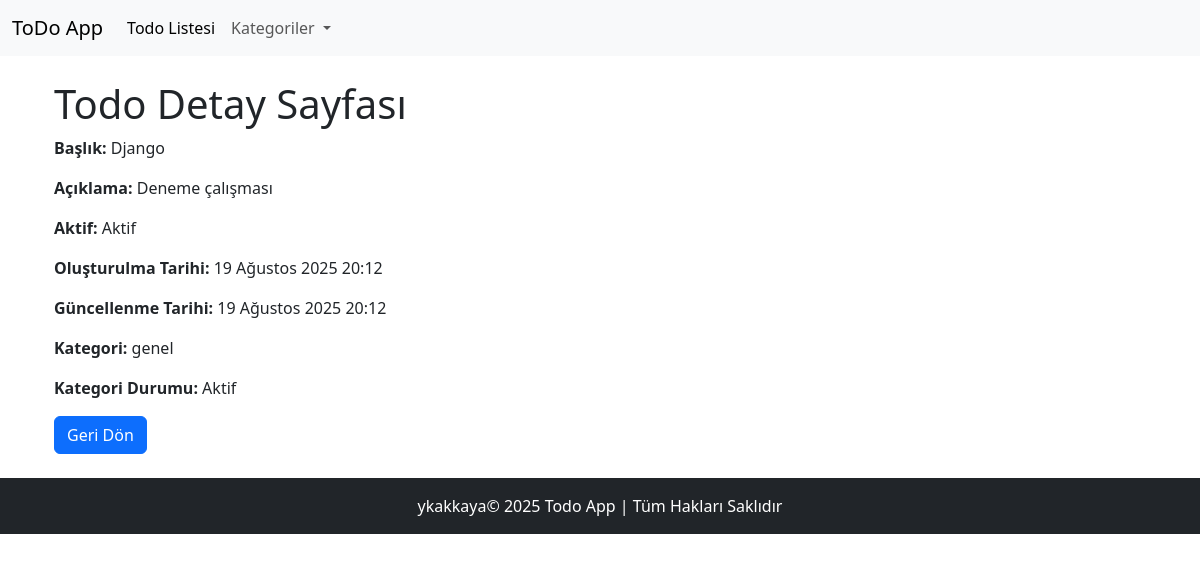
/todo/1/, run on an earlier commit of the app's database.
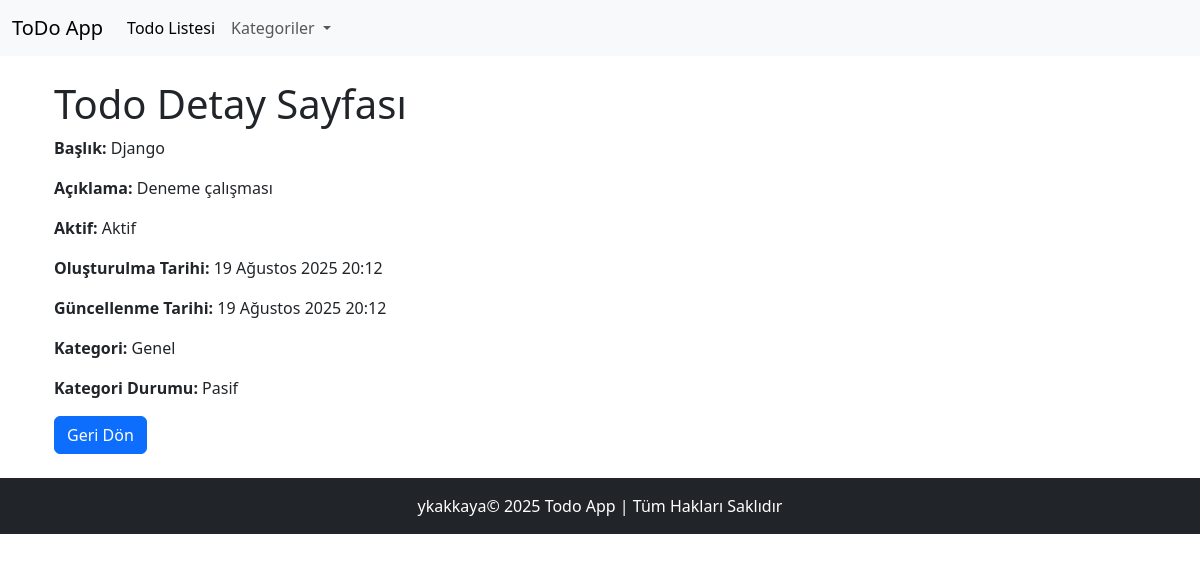
And on a later commit of the database.
### todo/models.py (models this page shows, shortened)
class Todo(models.Model):
    title = models.CharField(max_length=200,verbose_name='Başlık')
    description = models.TextField(blank=True,null=True, verbose_name='Açıklama')
    category= models.ForeignKey(Category, on_delete=models.CASCADE ,verbose_name='Kategori')
    is_active = models.BooleanField(default=True, verbose_name='Aktif mi?')
    completed = models.BooleanField(default=False, verbose_name='Tamamlandı')
    created_at = models.DateTimeField(auto_now_add=True, verbose_name='Oluşturulma Tarihi')
    updated_at = models.DateTimeField(auto_now=True, verbose_name='Güncellenme Tarihi')
    class Meta:
        ordering = ['-created_at']
        verbose_name = 'To-do'
        verbose_name_plural = 'To-do Listesi'

class Category(models.Model):
    title = models.CharField(max_length=100, verbose_name='Kategori Adı')
    slug = AutoSlugField(populate_from='title',unique=True, verbose_name='Slug')
    is_active = models.BooleanField(default=True, verbose_name='Aktif mi?')
    created_at = models.DateTimeField(auto_now_add=True, verbose_name='Oluşturulma Tarihi')
    updated_at = models.DateTimeField(auto_now=True, verbose_name='Güncellenme Tarihi')
    class Meta:
        ordering = ['-created_at']
        verbose_name = 'Kategori'
        verbose_name_plural = 'Kategoriler'

### todo/views.py (the view)
# urls.py: path('todo/<int:pk>/', todo_detail, name='todo_detail'),
def todo_detail(request, pk):
    todo = get_object_or_404(Todo, pk=pk)
    context = {
        'todo': todo
    }
    return render(request, 'pages/todo_detail.html', context)

### core/category_context_processor.py (called while the page is built)
def global_category(request):
    global_categories=Category.objects.filter(is_active=True).order_by('title')
    return {'global_categories': global_categories}

### templates/pages/todo_detail.html
{% extends "layouts/master.html" %}
{% load static %}
{% block content %}
<div class="container">
<h1>Todo Detay Sayfası</h1>
<p><strong>Başlık:</strong> {{ todo.title }}</p>
<p><strong>Açıklama:</strong> {{ todo.description }}</p>
<p><strong>Aktif:</strong> {{ todo.is_active|yesno:"Aktif,Pasif"}}</p>
<p><strong>Oluşturulma Tarihi:</strong> {{ todo.created_at }}</p>
<p><strong>Güncellenme Tarihi:</strong> {{ todo.updated_at }}</p>
<p><strong>Kategori:</strong> {{ todo.category.title }}</p>
<p><strong>Kategori Durumu:</strong> {{ todo.category.is_active | yesno:"Aktif,Pasif"}}</p>
<a href="{% url 'home' %}" class="btn btn-primary">Geri Dön</a>
</div>
{% endblock content %}

### templates/layouts/master.html (shortened to what this page needs)
{% load static %}
<!doctype html>
<html lang="en">
  <head>
  {% include "layouts/header.html" %}
  </head>
  <body>
    {% include "todo/components/navbar.html" %}
       <main class="container mt-4">
    {% block content %}{% endblock content %}
    </main>
    {% include "layouts/footer.html" %}
  </body>
</html>

### templates/layouts/header.html (shortened to what this page needs)
{% load static %}
    <link rel="stylesheet" href="{% static 'css/bootstrap.min.css' %}">

### todo/templates/todo/components/navbar.html (shortened to what this page needs)
<nav class="navbar navbar-expand-lg bg-body-tertiary">
  <div class="container-fluid">
    <a class="navbar-brand" href="{% url 'home' %}">ToDo App</a>
    <div class="collapse navbar-collapse" id="navbarNavAltMarkup">
      <ul class="navbar-nav">
        <li class="nav-item">
          <a class="nav-link active" aria-current="page" href="{% url 'home' %}">Todo Listesi</a>
        </li>
        <li class="nav-item dropdown">
          <a class="nav-link dropdown-toggle" href="#" role="button" data-bs-toggle="dropdown" aria-expanded="false">
            Kategoriler
          </a>
        </li>
      </ul>
    </div>
  </div>
</nav>

### templates/layouts/footer.html
<footer class="bg-dark text-white text-center py-3 mt-4">
  <div class="container">
    <p class="mb-0">ykakkaya© 2025 Todo App | Tüm Hakları Saklıdır</p>
  </div>
</footer>

What changed in the data, as far as the page shows it:
changed through a linked row, Todo "Django": category "genel" → "Genel"; category.is_active "Aktif" → "Pasif"
